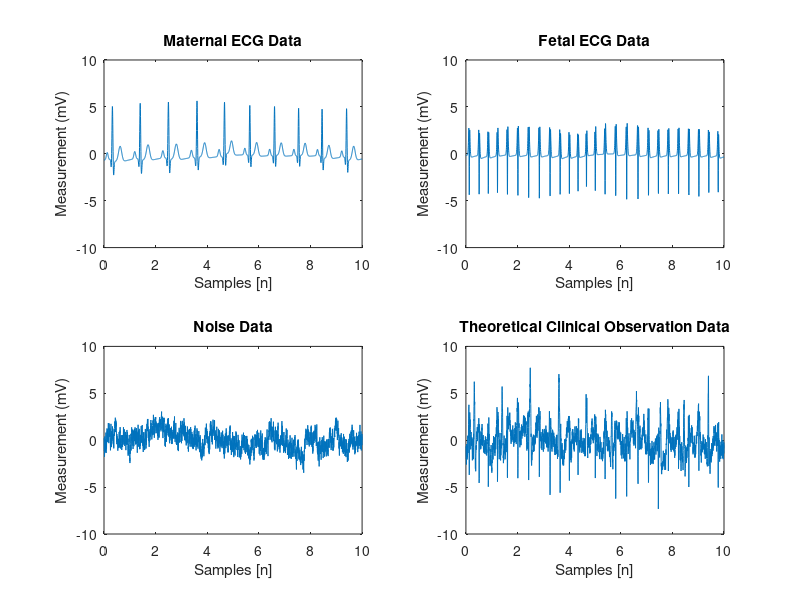

Recreate this plot in MATLAB. (Note: this script raises an error after producing the figure.)
% Andrew Mullen & Yichu Jin
% 4/20/2018
% Will handle the first day of quesitons ____ through _____
% Pre-lim
% Load the data of several .dat files and add them into what is being
% really measured.

close all
clear all

load('data/fecg1.dat')
load('data/mecg1.dat')
load('data/noise1.dat')

clinicalObs = fecg1 + mecg1 + noise1;
figure;
tVec = linspace(0,10,2560);
subplot(2,2,1)
plot(tVec,mecg1)
xlabel('Samples [n]')
ylabel('Measurement (mV)')
title('Maternal ECG Data')
ylim([-10,10])
hold on
subplot(2,2,2)
plot(tVec,fecg1)
xlabel('Samples [n]')
ylabel('Measurement (mV)')
title('Fetal ECG Data')
ylim([-10,10])

subplot(2,2,3)
plot(tVec,noise1)
xlabel('Samples [n]')
ylabel('Measurement (mV)')
title('Noise Data')
ylim([-10,10])

subplot(2,2,4)
plot(tVec,clinicalObs)
xlabel('Samples [n]')
ylabel('Measurement (mV)')
title('Theoretical Clinical Observation Data')
ylim([-10,10])

% Question 1

% Determine Heart Rates
maternalBeatOne = 4.662;
maternalBeatTwo = 5.651;
deltaMaternal = maternalBeatTwo - maternalBeatOne;
maternalHR = 60/deltaMaternal

% Determine fetal HR
fetalBeatOne = 2.013;
fetalBeatTwo = 2.413;
deltaFetal = fetalBeatTwo - fetalBeatOne;
fetalHR = 60/deltaFetal

% Question 2 Determind first and second order moments
fetalMean = mean(fecg1);
fetalVar = var(fecg1);

maternalMean = mean(mecg1);
maternalVar = var(mecg1);

noiseMean = mean(noise1);
noiseVar = var(noise1);

% Question 3 plot the pdfs of the signals

figure;
histMaternal = histogram(mecg1,100,'Normalization','pdf');
title('PDFs of Recorded Signals')
xlabel('Recorded Voltage (mV)')
hold on;
histFetal = histogram(fecg1,100,'Normalization','pdf');
histNoise = histogram(noise1,100,'Normalization','pdf');
legend('Maternal ECG','Fetal ECG','Noise')

kurtosisMaternal = kurtosis(mecg1);
kurtosisFetal = kurtosis(fecg1);
kurtosisNoise = kurtosis(noise1);

subplot(3,1,1)
histogram(mecg1,100,'Normalization','pdf')
title('PDFs of Maternal ECG')
xlabel('Recorded Voltage (mV)')
hold on
subplot(3,1,2)
histogram(fecg1,100,'Normalization','pdf')
title('PDFs of Fetal ECG')
xlabel('Recorded Voltage (mV)')
subplot(3,1,3)
histogram(noise1,100,'Normalization','pdf')
title('PDFs of Noise')
xlabel('Recorded Voltage (mV)')

% Question 4

figure;
[PxxFetal,FFetal] = pwelch(fecg1,[],[],[],256);
[PxxMaternal,FMaternal] = pwelch(mecg1,[],[],[],256);
plot(FFetal,PxxFetal)
xlabel('Frequency (Hz)')
ylabel('Power')
title('Fetal and Maternal ECG Welch Spectral Content')
hold on
plot(FMaternal,PxxMaternal)
legend('Fetal ECG','Maternal ECG')

% Genearet the wiener filters

[yhat, H] = wienerFilter(fecg1,clinicalObs)

% SVD

load('data/X.dat')
plot3ch(X);

[U,S,V] = svd(X,0);
plot3dv(V(:,1),S(1,1),'red')
plot3dv(V(:,2),S(2,2),'blue')
plot3dv(V(:,3),S(3,3),'green')

figure;
subplot(3,1,1)
plot(tVec,U(:,1))
title('Mixture of Signals')
subplot(3,1,2)
plot(tVec,U(:,2))
title('Fetal Like Heartbeat')
subplot(3,1,3)
plot(tVec,U(:,3))
title('Mixture of Signals, maybe more dominated by Materanl ECG')
xlabel('Time (sec)')

% Plot the eigenspecturm of S
figure;
stem(S)
xlim([0,4])
xlabel('Column Number')
ylabel('Eigenspectrum Magnitude')
title('Eigenspectrum of S')

% Alter the eingespecturm to only keep the fetal ECG eigenvalue
% and reinvert
Saltered = S;
Saltered(1,1) = 0;
Saltered(3,3) = 0;

SVDReconstruct = U*Saltered*V;
figure;
subplot(3,1,1)
plot(tVec,SVDReconstruct(:,1))
ylabel('Ch1')
title('Channels of Reconstructed Signal Using SVD')
subplot(3,1,2)
hold on
ylabel('Ch2')
plot(tVec,SVDReconstruct(:,2))
subplot(3,1,3)
hold on
ylabel('Ch3')
plot(tVec,SVDReconstruct(:,3))
xlabel('Time (sec)')

% Do ICA

[W, ZHAT] = ica(X.');
WInvers = inv(W);

% Make a scatter plot of the data
plot3ch(X);
plot3dv(WInvers(:,1))
plot3dv(WInvers(:,2))
plot3dv(WInvers(:,3))

% Plot the identified data from ICA
figure;
subplot(3,1,1)

plot(tVec,ZHAT(1,:))
title('Maternal Signal Estiamted ICA')
ylabel('Component 1')
subplot(3,1,2)
plot(tVec,ZHAT(2,:))
title('Noise Signal Estimated ICA')
ylabel('Component 2')
subplot(3,1,3)
plot(tVec,ZHAT(3,:))
title('Fetal Signal Estimated ICA')
ylabel('Component 3')
xlabel('Time (sec)')

% Eliminate all WInverse except the final column?
WInverseAltered = WInvers;
WInverseAltered(:,1:2) = 0;
ICAReconstruction = WInverseAltered*ZHAT;

% Plot the ICA Reconstructions
figure
subplot(3,1,1)
plot(tVec,ICAReconstruction(1,:))
title('ICA Reconstructions')
ylabel('Channel 1')
subplot(3,1,2)
plot(tVec,ICAReconstruction(2,:))
ylabel('Channel 2')
subplot(3,1,3)
plot(tVec,ICAReconstruction(3,:))
ylabel('Channel 3')
xlabel('Time (sec)')
